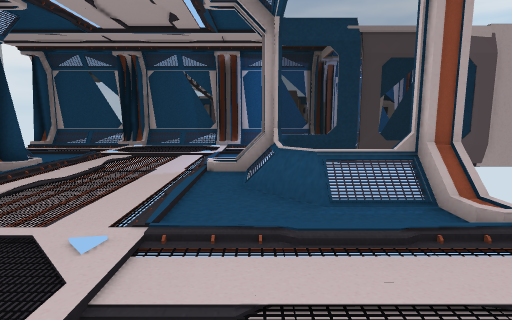
View 1 (above)

24 first-person views from a walk through a scene from a Unity 3-D project. The camera is 1.2 m above the floor, tilts 8° down and sees 80° across. Doors are open. The floor is counted in squares, 1 m on a side. Each view is taken from the middle of a square. On the plan, view 1 faces up. The plan holds only what a view shows up to about 13 squares ahead; the rest is blank. The place goes on beyond the plan. The player character is not drawn. Some surface patterns are stand-ins.

View 2
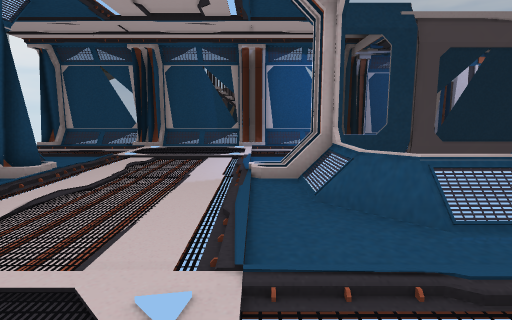

View 3
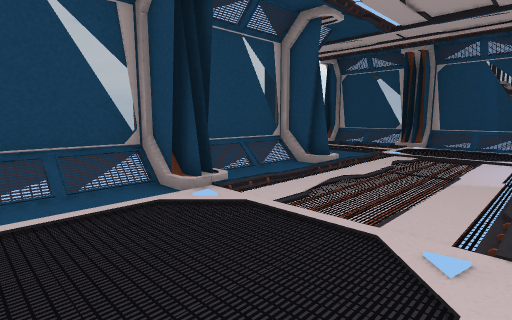

View 4
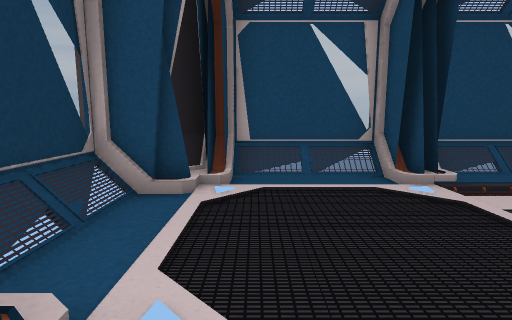

View 5
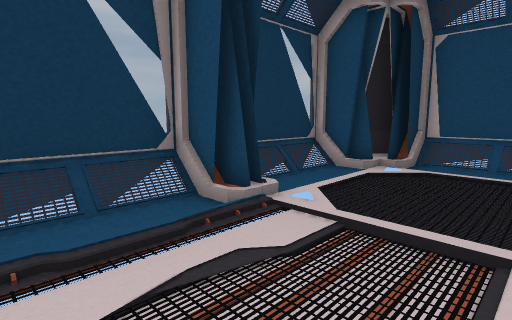

View 6
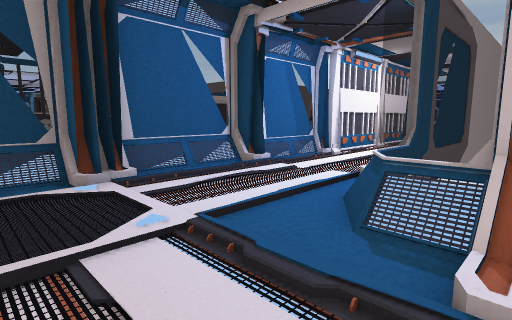

View 7
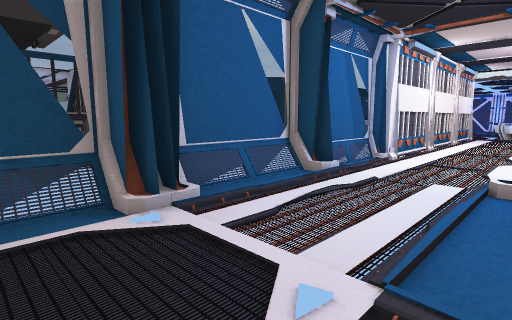

View 8
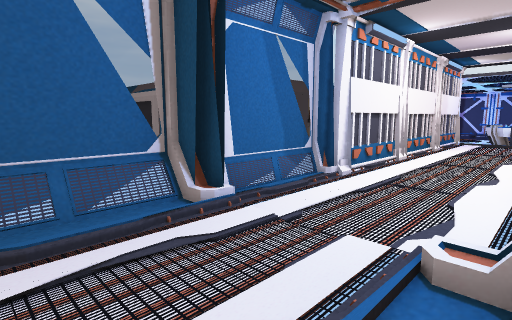

View 9
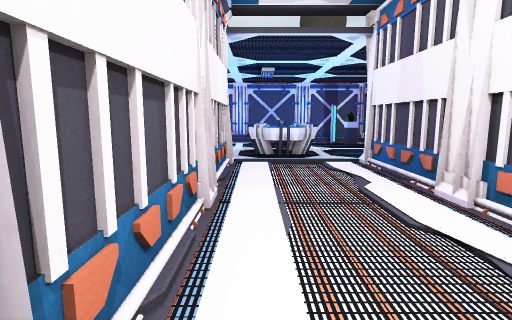

View 10
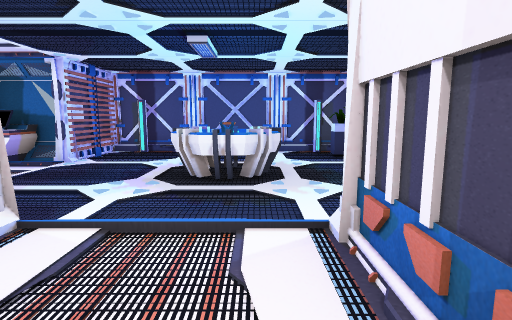

View 11
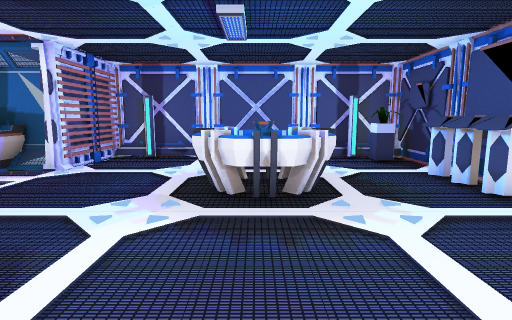

View 12
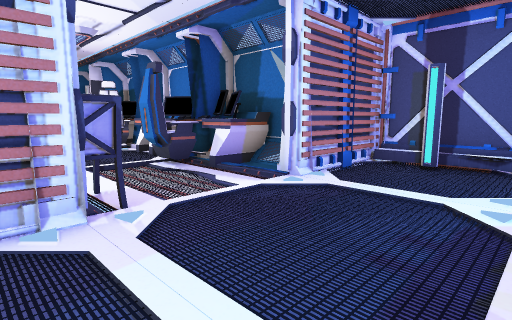

View 13
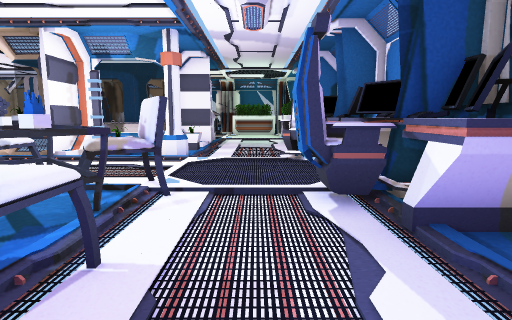

View 14
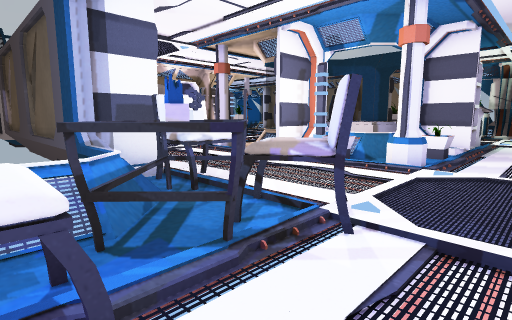

View 15
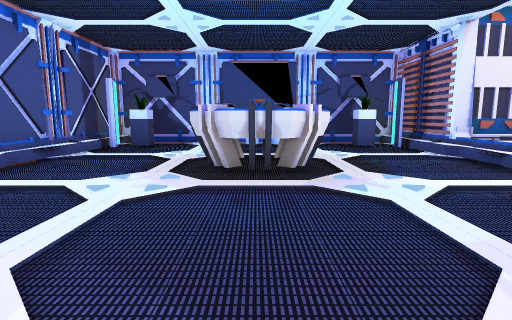

View 16
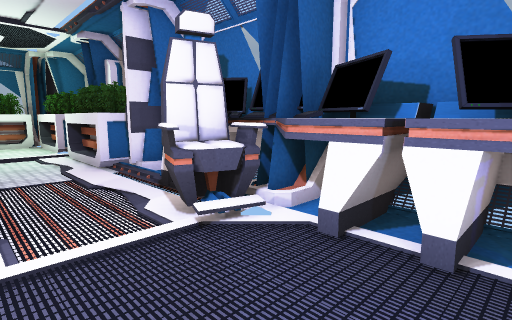

View 17
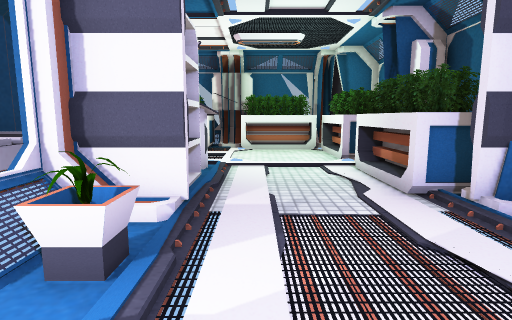

View 18
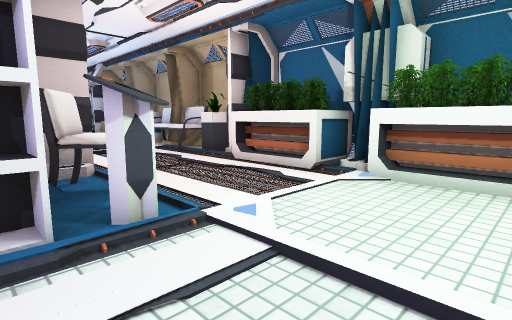

View 19
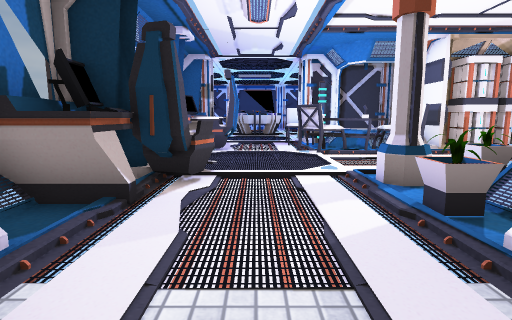

View 20
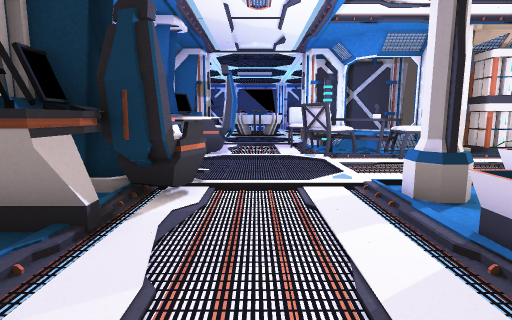

View 21
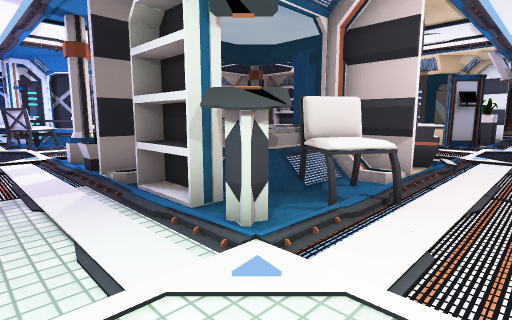

View 22
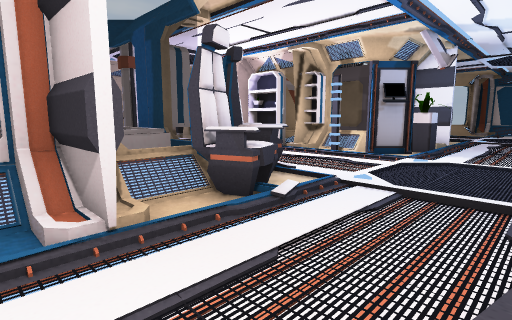

View 23
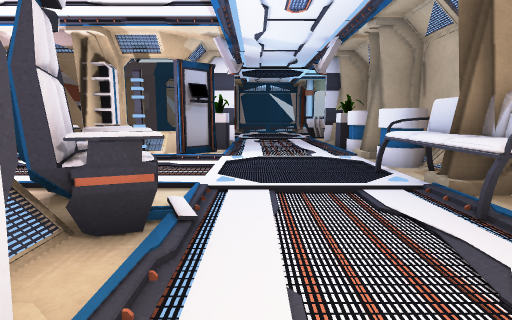

View 24
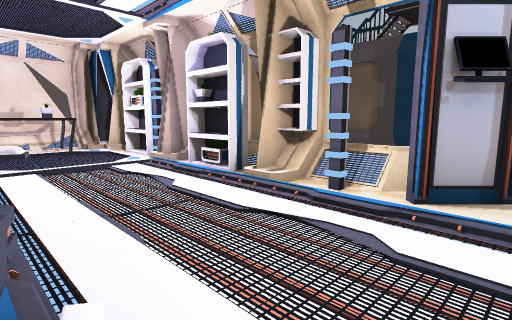

### Floor plan
Key: @ floor where view 1 was taken; # wall or solid block; x gap in a wall; . main floor; : floor 0.25 m higher than the main floor; - floor 0.25 m lower than the main floor; + floor 0.5 m higher than the main floor; * floor 0.75 m higher than the main floor; / step, stairs or slope; D open door; = window, fence, low wall or low ledge; C container; P projector; E desk; L plant; N console; H chair; S shelf; U column; T table; F sofa; B battery; O other object.
Columns run from 9 left of view 1 to 30 right of it. Each row starts with its distance up from view 1.
 39                #=  #== #==   ==#==
 38                #.LO#OO###. #OOSSSOO#
 37                #..O#OFFFF.LDOOOOOOOO
 36                ----....----D---....O
 35              ------....----D---....OO
 34              ------....----D---....O#
 33              ..#--O.----OO-DHHNN---O#
 32                # LO.---OOO/#HHNN---O#=
 31                  =..---OOCCCC#SS---OO
 30                  =#.----/C*CCCSS---OO
 29             ##   ###---/SCC CC#DDDDD#
 28             #=   = S---- C C C..----/
 27                CCCSS---- = CC=#L---EE=
 26                   #.---UU..###UU--OEE=
 25                   ##....U..D#L.U..OEE#
 24           #       #S...----D---....EE=
 23           x       SS... ---D---....EE=
 22                C  SSOOO   -DHH-H...EE
 21                C  ##OO  B BDHHHHH-OEE#
 20                CCCC##O #./.##TTH--OEE=
 19                  ###===#===#==TT---EE=
 18                            ##=#HH---/=
 17                            ####DDDDD####
 16                               .........#
 15                               ........##
 14                              ..........#
 13 #############==#############...........#
 12  +++++++++++/:::::::::::::::....PPP....#
 11  +++++++++++/::::::::::::::/...PPPP....#
 10   ++++++++++/::::::::::::::/....PPP....#
  9    /++++++==#==#############.....P.....#
  8    /+++++/=#               #...........#
  7   ##++++//#                ##.........##
  6   #++++++/=#               #.L..NNNN.L.#
  5   #++++++===#              #############
  4    +++++++//
  3   ##++++++++
  2   #+++++++++
  1   =++++++++
  0   #++++++@++
 -1   ###+++#/++
 -2    ##///#///
 -3     #===#===

Where each view was taken, in squares from view 1:
view 1: 0 up, 0 right, facing up
view 2: 1 up, 1 left, facing up
view 3: 0 up, 1 left, facing up-left
view 4: 0 up, 0 right, facing left
view 5: 2 up, 2 right, facing down-left
view 6: 7 up, 3 left, facing up-right
view 7: 9 up, 3 left, facing up-right
view 8: 9 up, 0 right, facing up-right
view 9: 12 up, 10 right, facing right
view 10: 10 up, 15 right, facing right
view 11: 11 up, 17 right, facing right
view 12: 13 up, 21 right, facing up-right
view 13: 16 up, 24 right, facing up
view 14: 18 up, 24 right, facing up-left
view 15: 18 up, 24 right, facing down
view 16: 22 up, 23 right, facing up-right
view 17: 25 up, 23 right, facing up
view 18: 31 up, 25 right, facing up-left
view 19: 31 up, 24 right, facing down
view 20: 30 up, 24 right, facing down
view 21: 35 up, 24 right, facing down-left
view 22: 36 up, 19 right, facing down-left
view 23: 34 up, 19 right, facing left
view 24: 33 up, 14 right, facing down-left
